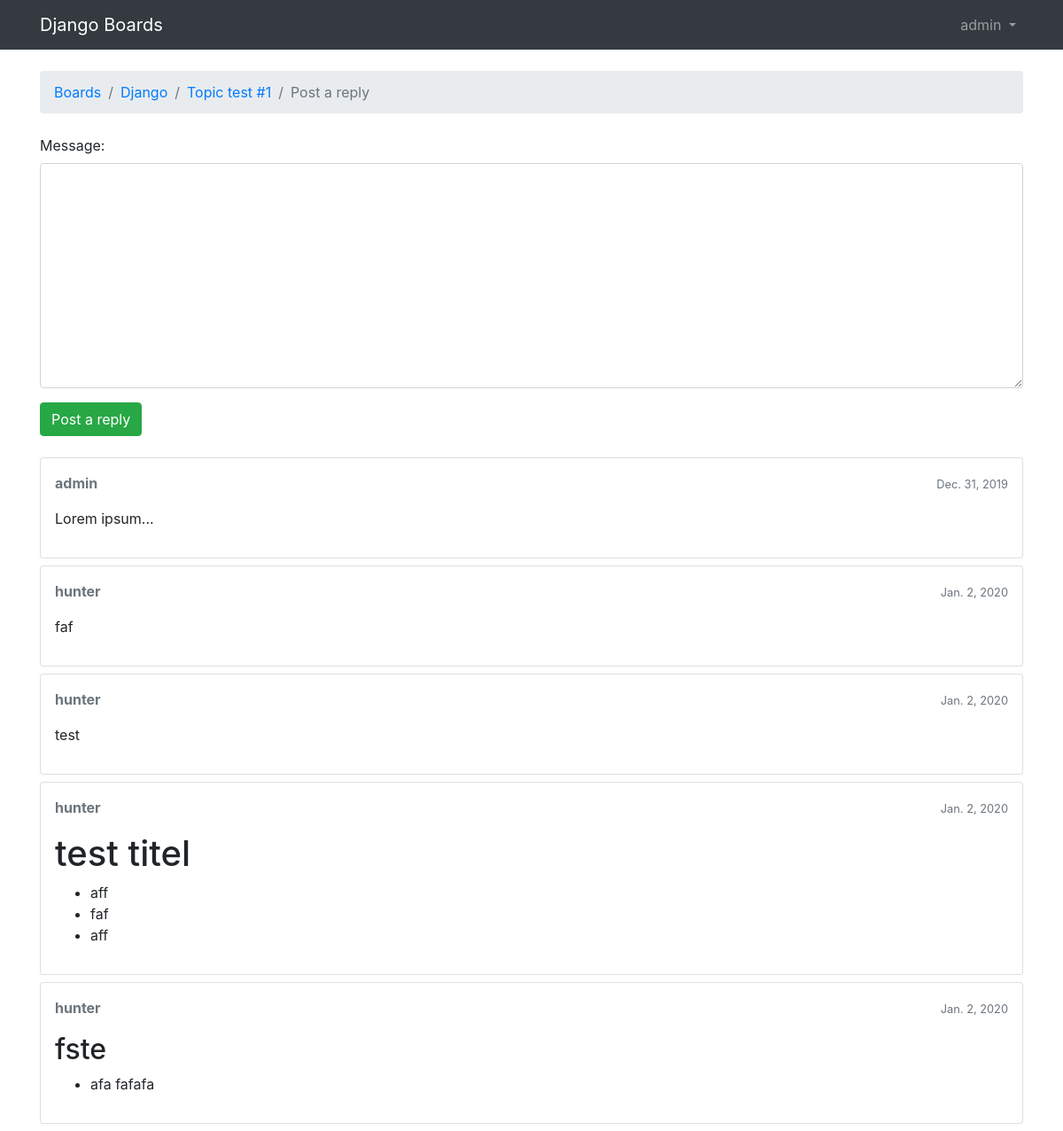
The page /boards/1/topics/6/reply/ (signed in) on the database its author committed.
### boards/models.py (models this page shows, shortened)
class Topic(models.Model):
    subject = models.CharField(max_length=300)
    last_update = models.DateField(auto_now_add=True)
    board = models.ForeignKey(Board, on_delete=models.CASCADE, related_name='topics')
    starter = models.ForeignKey(User, on_delete=models.DO_NOTHING, related_name='topics')
    views = models.PositiveIntegerField(default=0)

class Board(models.Model):
    name = models.CharField(max_length=50, unique=True)
    description = models.CharField(max_length=100)

class Post(models.Model):
    message = models.TextField(max_length=5000)
    created_at = models.DateField(auto_now_add=True)
    updated_at = models.DateField(null=True)
    topic = models.ForeignKey(Topic, on_delete=models.CASCADE, related_name='posts')
    created_by = models.ForeignKey(User, on_delete=models.DO_NOTHING, related_name='posts')
    updated_by = models.ForeignKey(User, null=True, related_name='+', on_delete=models.SET_NULL)
    def get_message_as_markdown(self):
        return mark_safe(markdown(self.message, safe_mode='escape'))

### boards/views.py (the view)
# urls.py: path('<int:pk>/topics/<int:topic_pk>/reply/', views.reply_topic, name='reply_topic'),
@login_required
def reply_topic(request, pk, topic_pk):
    print("0S")
    print("pk:"+str(pk))
    print("topic_pk"+str(topic_pk))
    topic = get_object_or_404(Topic, board__pk=pk, pk=topic_pk)
    posts = Post.objects.filter(topic_id=topic_pk)
    if request.method == 'POST':
        print("1S")
        form = PostForm(request.POST)
        if form.is_valid():
            print("4S")
            post = form.save(commit=False)
            print("message21:"+post.message)
            post.topic = topic
            post.created_by = request.user
            post.save()
            topic.last_update = timezone.now()
            topic.save()
            return redirect('topic_posts', pk=pk, topic_pk=topic_pk)
    else:
        print("3S")
        form =PostForm()
    return render(request, 'boards/reply_topic.html', {'topic': topic, 'posts': posts, 'form': form})

### boards/forms.py
class PostForm(forms.ModelForm):
    class Meta:
        model = Post
        fields = ['message',]

### boards/templatetags/form_tags.py (called while the page is built)
@register.filter
def input_class(bound_field):
    css_class = ''
    if bound_field.form.is_bound:
        if bound_field.errors:
            css_class = 'is-invalid'
        elif field_type(bound_field) != 'PasswordInput':
            css_class = 'is-valid'
    return 'form-control {}'.format(css_class)

### boards/templates/boards/reply_topic.html (shortened to what this page needs)
{% extends 'boards/base.html' %}
{% load static %}
{% block breadcrumb %}
  <li class="breadcrumb-item"><a href="{% url 'home' %}">Boards</a></li>
  <li class="breadcrumb-item"><a href="{% url 'board_topics' topic.board.pk %}">{{ topic.board.name }}</a></li>
  <li class="breadcrumb-item"><a href="{% url 'topic_posts' topic.board.pk topic.pk %}">{{ topic.subject }}</a></li>
  <li class="breadcrumb-item active">Post a reply</li>
{% endblock %}
{% block content %}
  <form method="post" class="mb-4">
    {% include 'includes/form.html' %}
    <button type="submit" class="btn btn-success">Post a reply</button>
  </form>
  {% for post in posts.all %}
    <div class="card mb-2">
      <div class="card-body p-3">
        <div class="row mb-3">
          <div class="col-6">
            <strong class="text-muted">{{ post.created_by.username }}</strong>
          </div>
          <div class="col-6 text-right">
            <small class="text-muted">{{ post.created_at }}</small>
          </div>
        </div>
        {{ post.get_message_as_markdown }}
      </div>
    </div>
  {% endfor %}
{% endblock %}

### boards/templates/boards/base.html (shortened to what this page needs)
{% load static %}<!DOCTYPE html>
<html>
  <head>
    <link rel="stylesheet" href="{% static 'boards/css/bootstrap.css' %}">
  </head>
  <body>
    {% block body %}
      <nav class="navbar navbar-expand-sm navbar-dark bg-dark">
        <div class="container">
          <a class="navbar-brand" href="{% url 'home' %}">Django Boards</a>
          <div class="collapse navbar-collapse" id="mainMenu">
            {% if user.is_authenticated %}
              <ul class="navbar-nav ml-auto">
                <li class="nav-item dropdown">
                  <a class="nav-link dropdown-toggle" href="#" id="userMenu" data-toggle="dropdown" aria-haspopup="true" aria-expanded="false">
                    {{ user.username }}
                  </a>
                </li>
              </ul>
            {% else %}
              <form class="form-inline ml-auto">
                <a href="{% url 'login' %}" class="btn btn-outline-secondary">Login</a>
                <a href="{% url 'signup' %}" class="btn btn-primary ml-2">Signup</a>
              </form>
            {% endif %}
          </div>
        </div>
      </nav>
      <div class="container">
        <ol class="breadcrumb my-4">
          {% block breadcrumb %}
          {% endblock %}
        </ol>
        {% block content %}
        {% endblock %}
      </div>
    </body>
  {% endblock %}
</html>

### rows shown on the page
Topic: board.name "Django", subject "Topic test #1"
Post: created_by.username "admin", created_at "Dec. 31, 2019", get_message_as_markdown "Lorem ipsum..."
Post: created_by.username "hunter", created_at "Jan. 2, 2020", get_message_as_markdown "faf"
Post: created_by.username "hunter", created_at "Jan. 2, 2020", get_message_as_markdown "test"
Post: created_by.username "hunter", created_at "Jan. 2, 2020", get_message_as_markdown "test titel aff faf aff"
Post: created_by.username "hunter", created_at "Jan. 2, 2020", get_message_as_markdown "fste afa fafafa"

### other values the page prints
{{ user.username }} "admin"
{{ field.label_tag }} "Message:"
